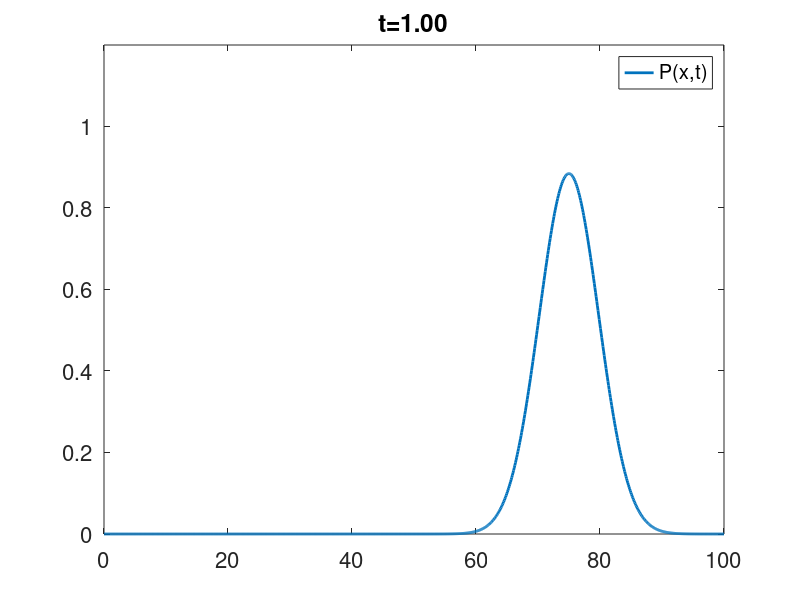

Here is the MATLAB script that generated this plot:
%function Problem10
  
c = 50;
P0 = @(x) exp(-((x-25)/6).^2);
x = linspace(0,100,1000)';
h = x(2);


f = @(t,y) -c*(y - circshift(y,1))/h

sol = ode45(f,[0,1],P0(x));

num_times = 50;
ts = linspace(min(sol.x),max(sol.x),num_times);

for kk = 1:num_times
  t = ts(kk);
  P = interp1(sol.x,sol.y',t);
  plot(x,P,'linewidth',2)
  title(sprintf('t=%1.2f',t),'fontsize',20)
  ylim([0,1.2*max(P0(x))])
  set(gca,'fontsize',16)  
  legend('P(x,t)')
  pause(0.01)

end

